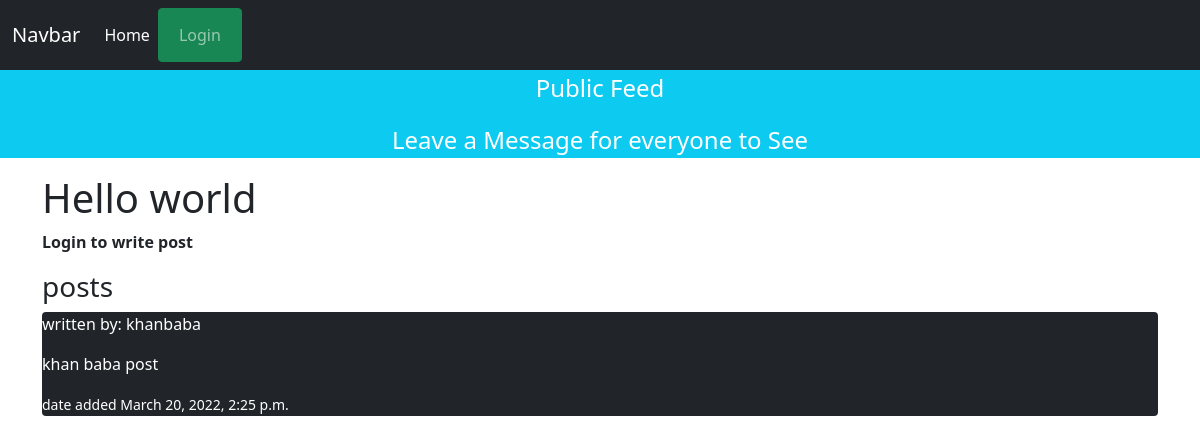
The page / on the database its author committed.
### app/models.py (models this page shows, shortened)
class post(models.Model):
    user = models.ForeignKey(settings.AUTH_USER_MODEL, on_delete=models.CASCADE)
    text = models.CharField(max_length=500)
    date_posted = models.DateTimeField(auto_now_add=True)
    hidden = models.BooleanField(default=False)
    date_hidden = models.DateTimeField(blank= True, null=True)
    hidden_by = models.ForeignKey(settings.AUTH_USER_MODEL, on_delete=models.CASCADE, blank=True,null=True,related_name="mod_who_hid")

class User(AbstractUser):
    pass

### app/views.py (the view)
# urls.py: path('', views.index, name="home"),
def index(request):
    if request.method == "POST":
        form = postForm(request.POST)
        if form.is_valid():
            post1 = form.save(commit=False)
            post1.user = request.user
            post1.save()
            return redirect("/")
    else:
        form =postForm()
        posts = post.objects.filter(hidden=False).order_by("-date_posted").all()
    return render(request, "home.html", {"form": form, "posts": posts})

### templates/home.html (shortened to what this page needs)
{% extends 'base.html' %}
{% block main_title %} Public Feed {% endblock %}
{% block sub_title %} Leave a Message for everyone to See {% endblock %}
{% block content %}
<h1>Hello world</h1>
{% if user.is_authenticated %}
<form method="post">
    {% csrf_token %}
    <label>TEXT</label>
    {{form.text}}
    <br>
    <input class="btn btn-info" type="submit" >
    <br>
</form>
{% else %}
<p><strong>Login to write post</strong></p>
{% endif %}
<div >
    <h3>posts</h3>
    {% if posts %}
    {% for posts in posts %}
    <div class="mb-1 bg-dark rounded">
        <p class="text-white">written by: {{posts.user}}</p>
         <P class="text-white">{{posts.text}}</P>
        <small class="text-white">date added {{posts.date_posted}}</small>
    </div>
    {% endfor %}
    {% else %}
    <h2>No Posts </h2>
    {% endif %}
</div>
{% endblock %}

### rows shown on the page
post: user "khanbaba", text "khan baba post", date_posted "March 20, 2022, 2:25 p.m."
